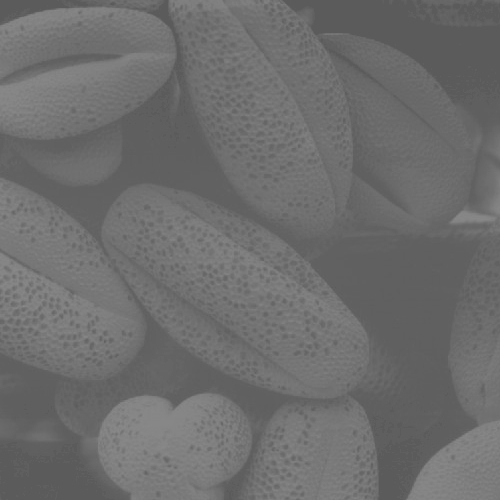
%> input picture 2.jpg, 500 x 500 px
$ octave P2_2.m   (GNU Octave 9; MATLAB toolbox functions it lacks are replaced by stand-ins)
%> lines starting %> are read from the running program, lines starting %| are printed output that depends on the picture
x2=imread('2.jpg');
%> x2 is the input picture: size 500x500 uint8; min 90, max 138, mean 109.1
%figure(1);imshow(x2);
%title('orignal image 2');
colormap gray;
%gray2=rgb2gray(x2);
subplot(1,2,1);imshow(x2);
suptitle('Before Contrast Equalization');
title('grayscale image with bad Histogram');
%figure(4);histogram(grayimg);
subplot(1,2,2);imhist(x2);
title('Histogram of image 2'); %BAD HISTOGRAM
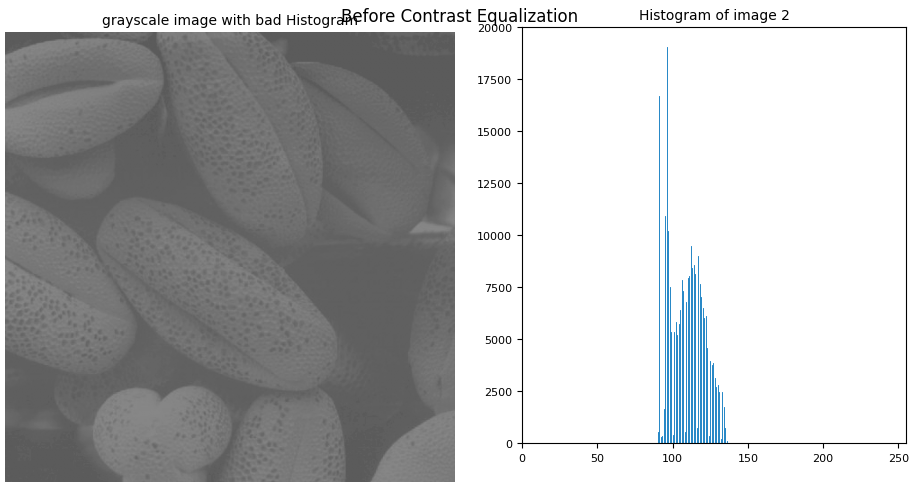
%> figure redrawn from the program's plot data, 2 panels

maxval=max(x2(:));
%> maxval = 138
minval=min(x2(:));
%> minval = 90
grad=((255-0)/(maxval-minval));
%> grad = 5
%> (the run ends here)

$ run again, with 1.jpg copied over 2.jpg
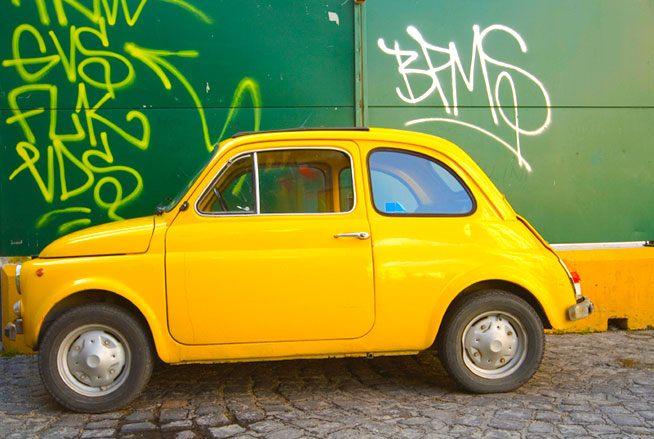
%> input picture 1.jpg, 654 x 439 px
%> x2 is the input picture: size 439x654x3 uint8; mean R, G, B 130.6, 140, 61.8
%> `title('Histogram of image 2');`:
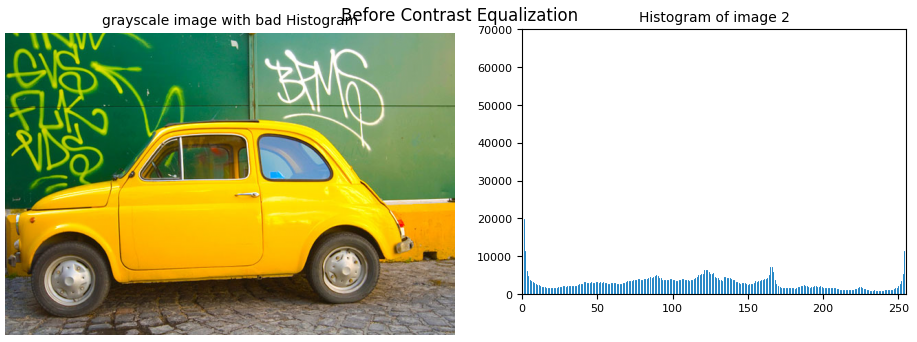
%> figure redrawn from the program's plot data, 2 panels
%> maxval = 255
%> minval = 0
%> grad = 1

$ run again, with 3.jpg copied over 2.jpg
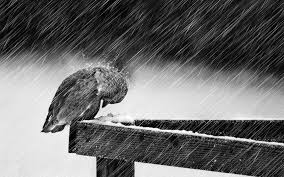
%> input picture 3.jpg, 284 x 177 px
%> x2 is the input picture: size 177x284x3 uint8; min 0, max 255, mean 108.8
%> `title('Histogram of image 2');`:
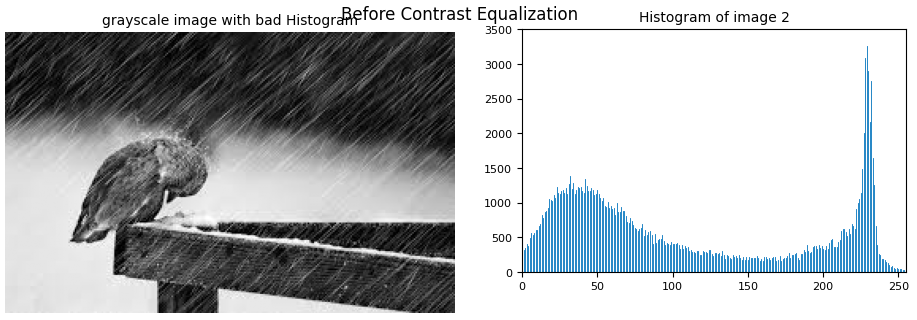
%> figure redrawn from the program's plot data, 2 panels
%> maxval = 255
%> minval = 0
%> grad = 1

$ run again, with 4.jpg copied over 2.jpg
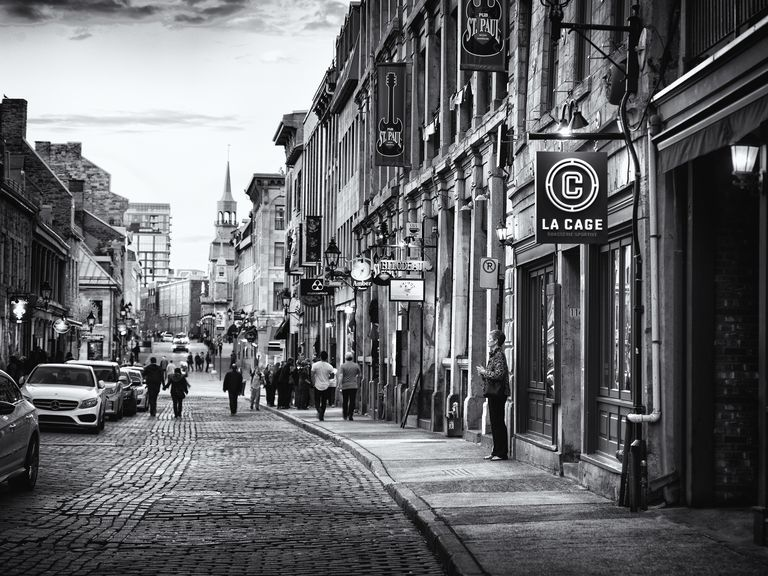
%> input picture 4.jpg, 768 x 576 px
%> x2 is the input picture: size 576x768x3 uint8; mean R, G, B 104.8, 105.7, 108.6
%> `title('Histogram of image 2');`:
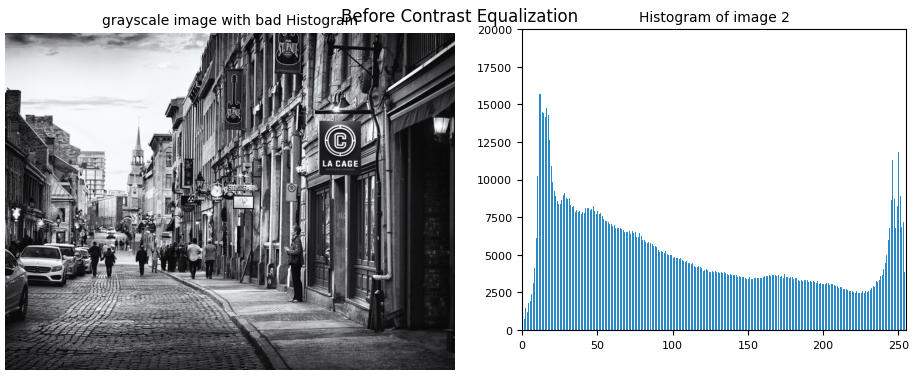
%> figure redrawn from the program's plot data, 2 panels
%> maxval = 255
%> minval = 0
%> grad = 1
